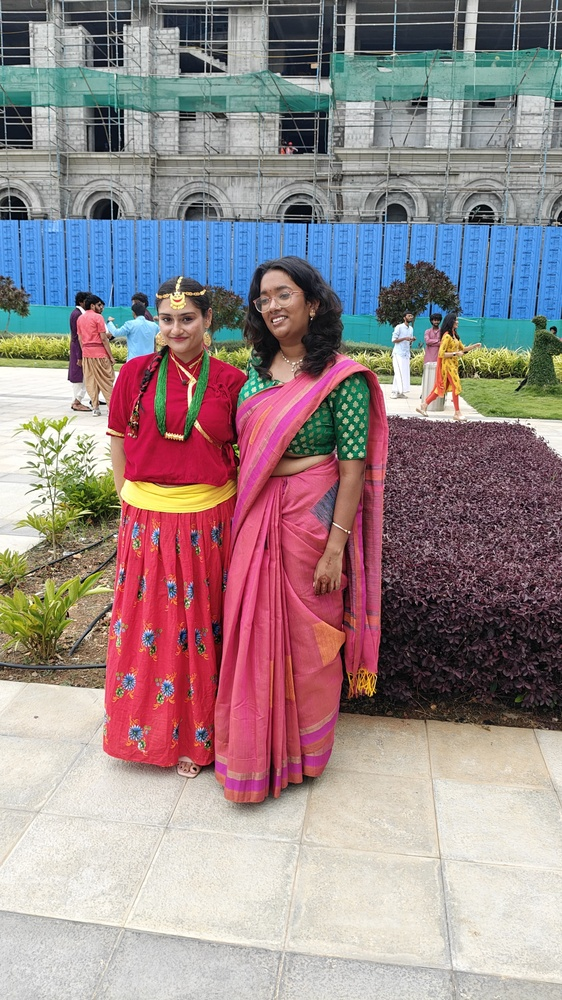
#> input picture test_images/test1.jpg, 562 x 1000 px, shrunk from 2304 x 4096 before the run
$ python -i filters.py   (imports and definitions only)
#> lines starting #> are read from the running program, lines starting #| are printed output that depends on the picture
#> further down, picture is the input picture: PIL image 562x1000 RGB; mean R, G, B 152.8, 136.6, 138.9
"""
VisionSort — Preset Filter Functions
======================================
Each function takes a PIL Image and returns a processed PIL Image.

Presets:
  portraits    — face smoothing, brightness lift, subtle warmth
  landscapes   — contrast boost, saturation enhancement
  aesthetic    — high clarity (unsharp mask), local contrast boost (CLAHE)
  none         — return image unchanged
"""

from __future__ import annotations

import cv2
import numpy as np
from PIL import Image, ImageEnhance, ImageFilter


# ── Public registry ───────────────────────────────────────────
PRESET_NAMES = ["none", "portraits", "landscapes", "aesthetic"]


# [14 lines left out: function apply_preset, not called in this run]


# ── Preset Implementations ────────────────────────────────────

def _preset_none(image: Image.Image) -> Image.Image:
    """Return the image completely unchanged."""
    return image


def _preset_portraits(image: Image.Image) -> Image.Image:
    """
    Portraits / People preset:
      1. Gentle skin-smoothing via a soft Gaussian-style blur blended with the original
      2. +15% brightness
      3. Slight warmth — boost red channel, reduce blue channel
    """
    # 1) Soft smoothing blend (subtle — preserves detail)
    blurred = image.filter(ImageFilter.GaussianBlur(radius=1.2))
    # Blend: 65% original + 35% blurred  → gentle softening, not watercolour
    smoothed = Image.blend(image, blurred, alpha=0.35)

    # 2) Brightness lift
    smoothed = ImageEnhance.Brightness(smoothed).enhance(1.15)
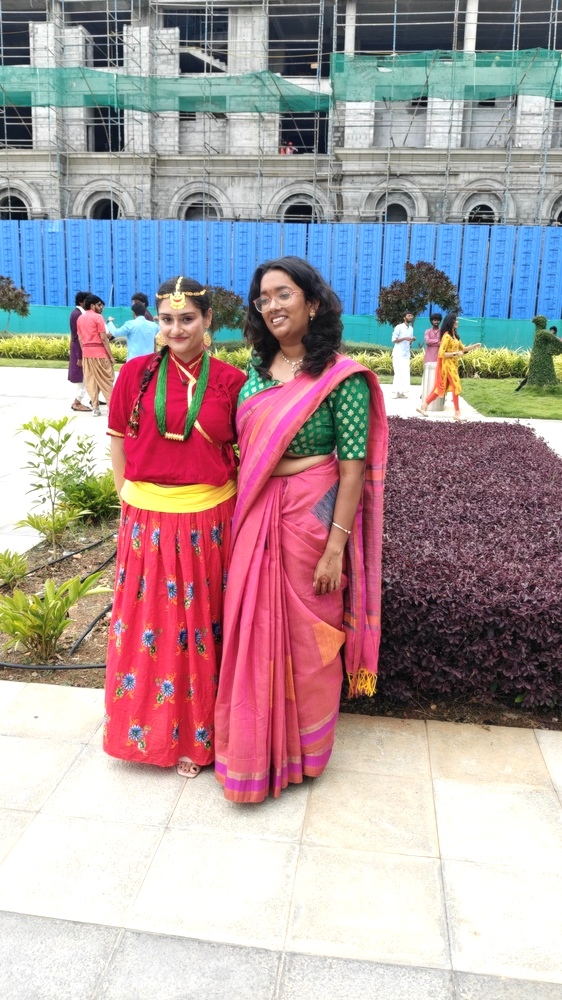
#> smoothed: PIL image 562x1000 RGB; mean R, G, B 171.6, 154.1, 157.6

    # 3) Warmth — manipulate R/G/B channels
    r, g, b = smoothed.split()
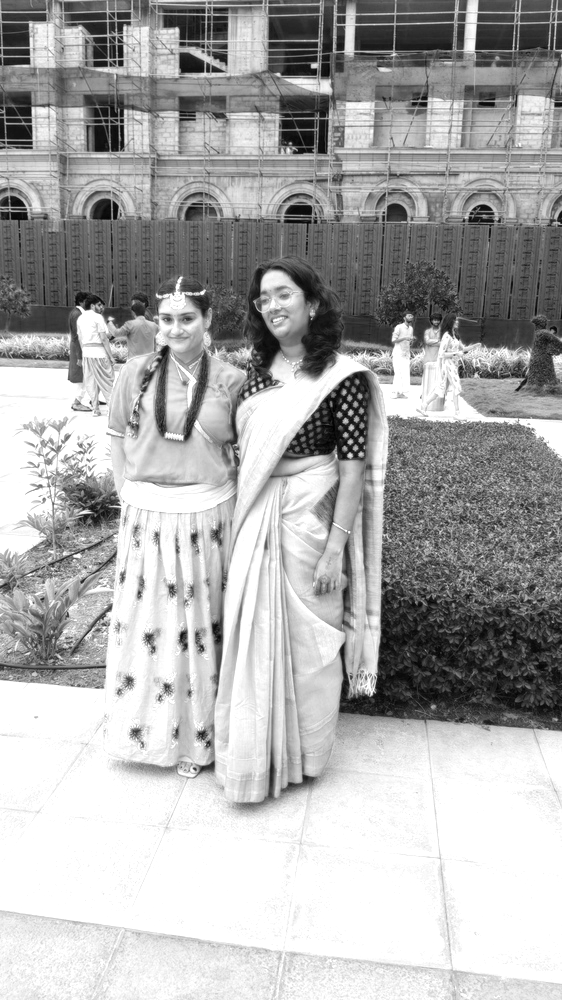
#> r: PIL image 562x1000 L; min 2, max 255, mean 171.6
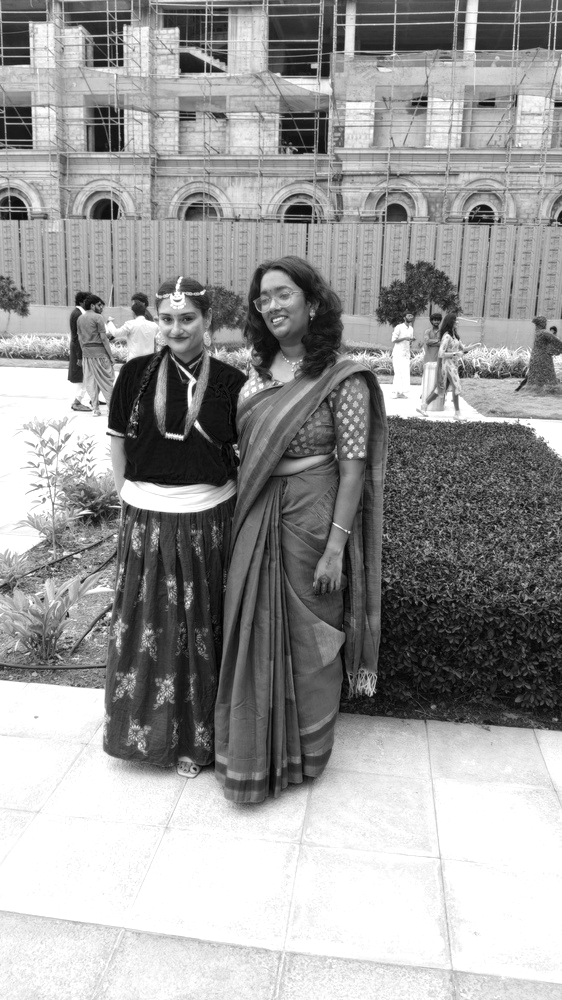
#> g: PIL image 562x1000 L; min 1, max 255, mean 154.1
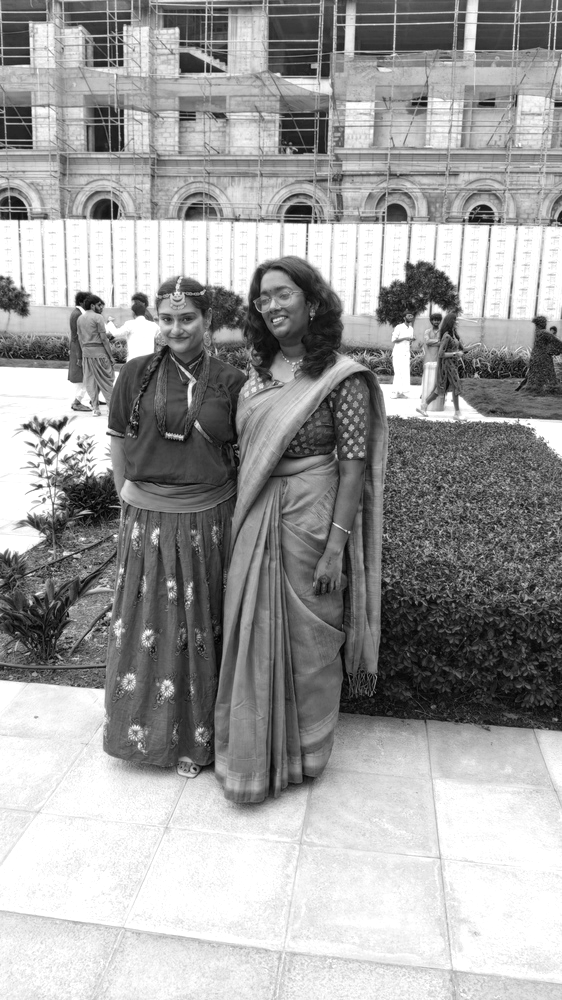
#> b: PIL image 562x1000 L; min 1, max 255, mean 157.6
    r = r.point(lambda px: min(255, int(px * 1.06)))   # boost red
    b = b.point(lambda px: max(0,   int(px * 0.93)))   # cool down blue
    warm = Image.merge("RGB", (r, g, b))

    return warm


# [39 lines left out: functions _preset_landscapes, _preset_aesthetic, not called in this run]

>>> from PIL import Image
>>> picture = Image.open('../../../test_images/test1.jpg')
>>> result = _preset_portraits(picture)
